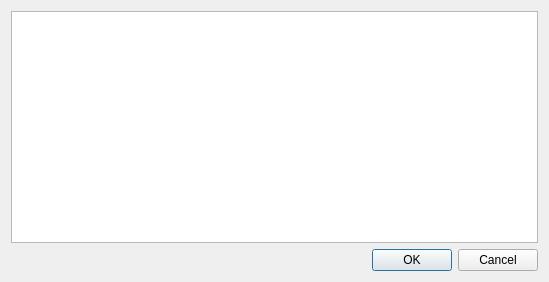
<?xml version="1.0" encoding="UTF-8"?>
<ui version="4.0">
 <class>BookmarkDialog</class>
 <widget class="QDialog" name="BookmarkDialog">
  <property name="geometry">
   <rect>
    <x>0</x>
    <y>0</y>
    <width>549</width>
    <height>282</height>
   </rect>
  </property>
  <property name="windowTitle">
   <string>Saved Bookmarks</string>
  </property>
  <layout class="QVBoxLayout" name="verticalLayout">
   <item>
    <widget class="QTableView" name="bookmarkView">
     <property name="editTriggers">
      <set>QAbstractItemView::AnyKeyPressed|QAbstractItemView::EditKeyPressed|QAbstractItemView::SelectedClicked</set>
     </property>
     <property name="alternatingRowColors">
      <bool>true</bool>
     </property>
     <property name="selectionBehavior">
      <enum>QAbstractItemView::SelectRows</enum>
     </property>
     <attribute name="horizontalHeaderStretchLastSection">
      <bool>true</bool>
     </attribute>
     <attribute name="verticalHeaderVisible">
      <bool>false</bool>
     </attribute>
    </widget>
   </item>
   <item>
    <widget class="QDialogButtonBox" name="buttonBox">
     <property name="orientation">
      <enum>Qt::Horizontal</enum>
     </property>
     <property name="standardButtons">
      <set>QDialogButtonBox::Cancel|QDialogButtonBox::Ok</set>
     </property>
    </widget>
   </item>
  </layout>
 </widget>
 <resources/>
 <connections>
  <connection>
   <sender>buttonBox</sender>
   <signal>accepted()</signal>
   <receiver>BookmarkDialog</receiver>
   <slot>accept()</slot>
   <hints>
    <hint type="sourcelabel">
     <x>248</x>
     <y>254</y>
    </hint>
    <hint type="destinationlabel">
     <x>157</x>
     <y>274</y>
    </hint>
   </hints>
  </connection>
  <connection>
   <sender>buttonBox</sender>
   <signal>rejected()</signal>
   <receiver>BookmarkDialog</receiver>
   <slot>reject()</slot>
   <hints>
    <hint type="sourcelabel">
     <x>316</x>
     <y>260</y>
    </hint>
    <hint type="destinationlabel">
     <x>286</x>
     <y>274</y>
    </hint>
   </hints>
  </connection>
 </connections>
</ui>
